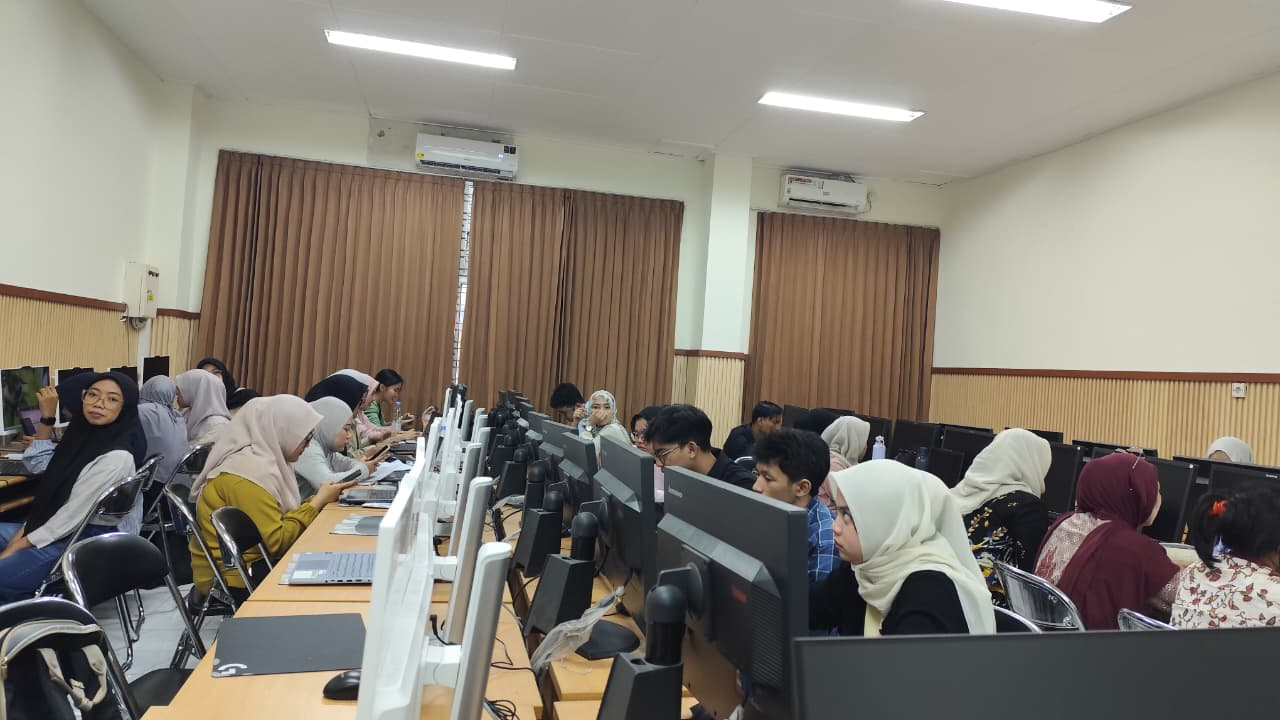
#> input picture pertemuan5/image.jpeg, 1280 x 720 px
$ python PlottingHistogramCitraGrayscale.py
#> lines starting #> are read from the running program, lines starting #| are printed output that depends on the picture
import cv2
import matplotlib.pyplot as plt

# 1. Baca citra dan ubah ke Grayscale
img = cv2.imread("image.jpeg")
#> img is the input picture: shape (720, 1280, 3); mean B, G, R 117.2, 127.4, 133.3
gray = cv2.cvtColor(img, cv2.COLOR_BGR2GRAY)
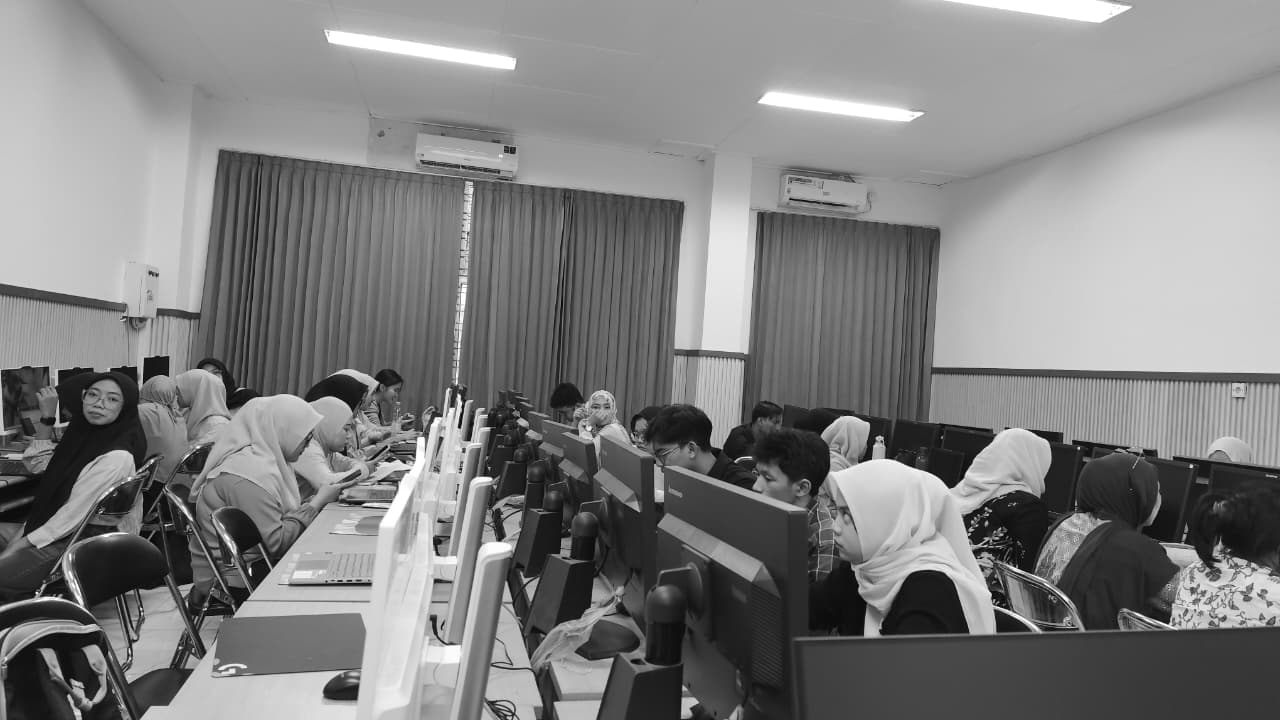
#> gray: shape (720, 1280); min 0, max 255, mean 128

# 2. Hitung histogram dengan OpenCV
hist = cv2.calcHist([gray], [0], None, [256], [0, 256])
#> hist = 256 values, max 12260 at index 157, min 6 at index 0, mean 3600

# 3. Visualisasi
plt.subplot(1, 2, 1)
plt.imshow(gray, cmap="gray")
plt.title("Citra Grayscale")
plt.axis("off")

plt.subplot(1, 2, 2)
plt.plot(hist, color='k')
plt.title("Histogram Citra Grayscale")
plt.xlabel("Intensitas Piksel")
plt.ylabel("Frekuensi")
plt.xlim([0, 256])

plt.tight_layout()
plt.show()
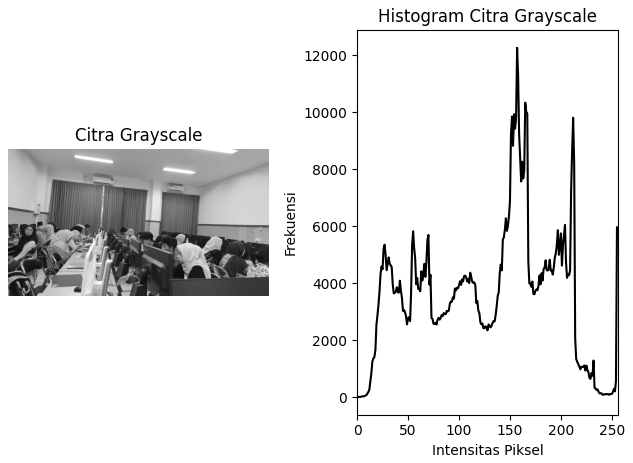
#> figure drawn by matplotlib, 2 panels; panel 2: curve peaks at x = 157, y = 12260
